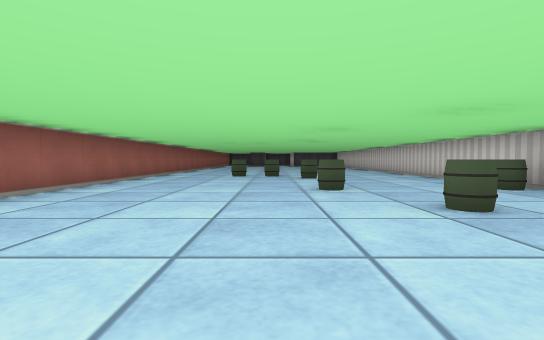
view 1 (above)

16 first-person views from a walk through a cub3D maze. The camera is about half as high as the walls, tilts 2° down and sees 85° across. The floor is counted in squares. Each view is taken from the middle of a square. On the plan, view 1 faces up. The plan holds only what a view shows up to about 9 squares ahead; the rest is blank. The place goes on beyond the plan.

view 2
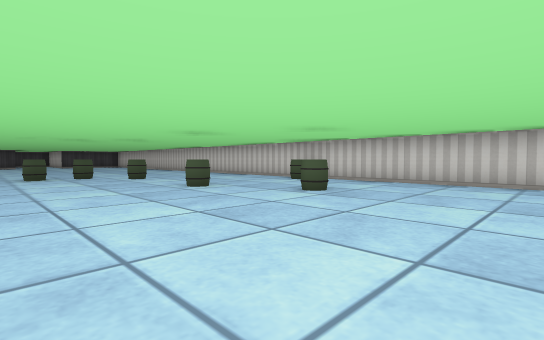

view 3
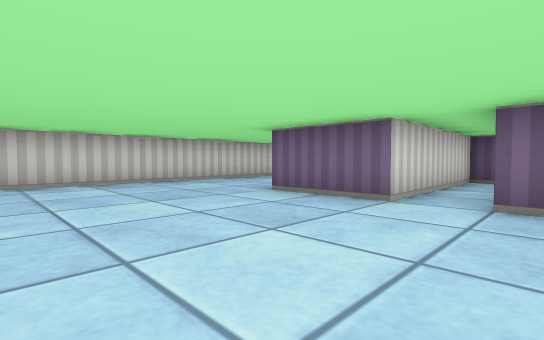

view 4
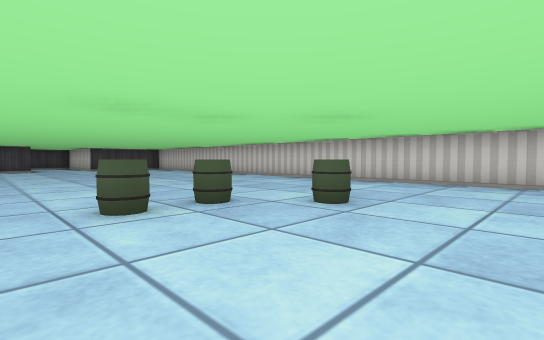

view 5
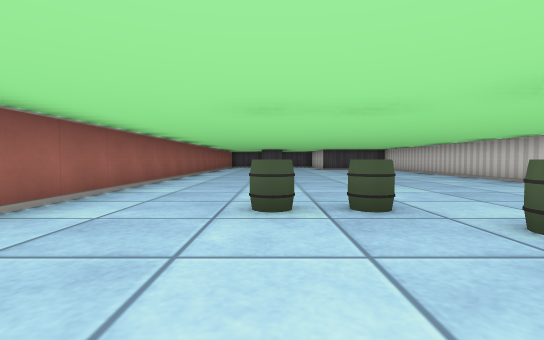

view 6
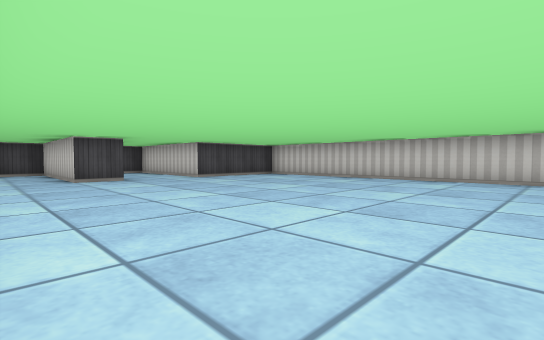

view 7
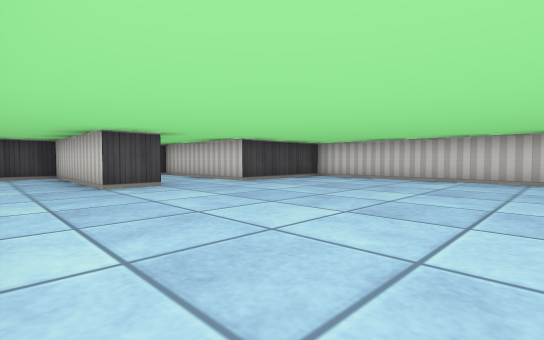

view 8
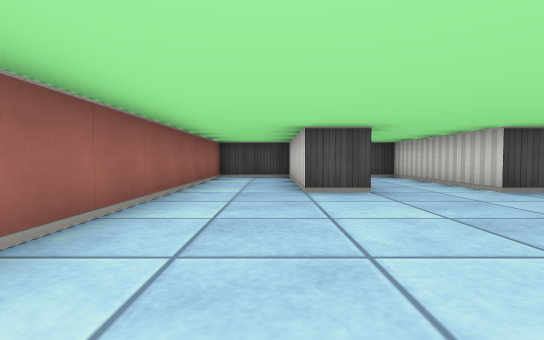

view 9
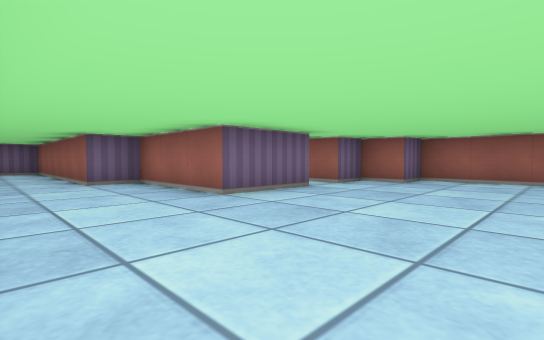

view 10
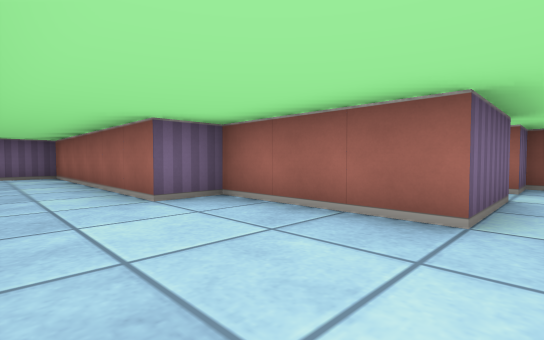

view 11
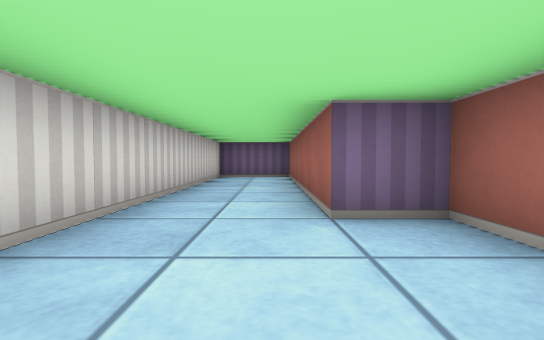

view 12
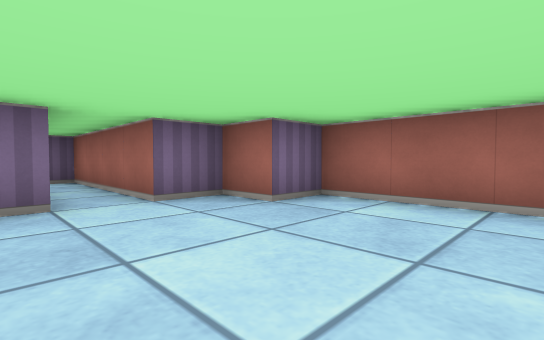

view 13
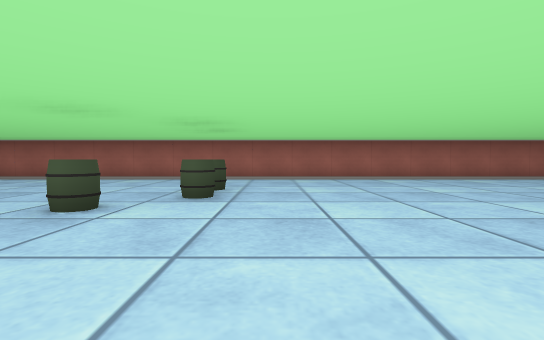

view 14
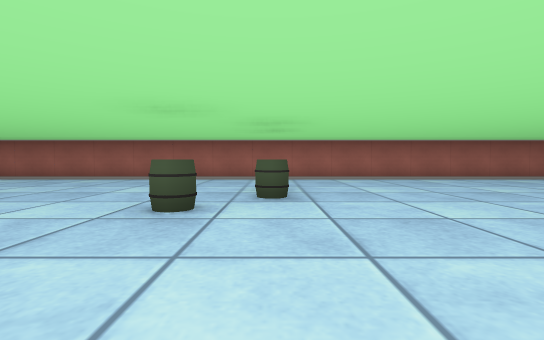

view 15
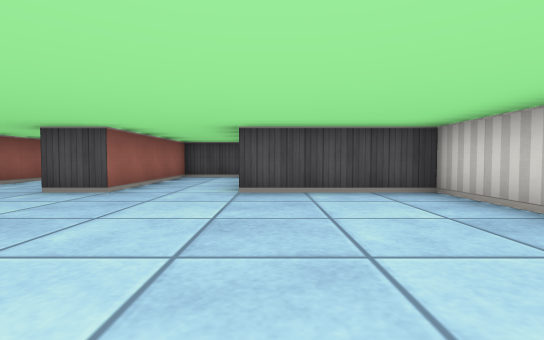

view 16
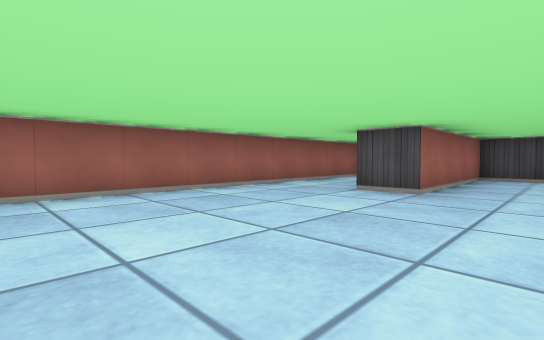

### Floor plan
Points are (right, up) in squares from view 1. A wall is a line through its corners. A room is listed if a view was taken in it or the views show most of it. See-through windows are left out.
Room 1 (views 1, 2, 3, 4, 5, 6, 7, 8, 9, 10, 11, 12, 13, 14, 15, 16)
walls: (-2.5, -0.5) (-2.5, -1.5) (-1.5, -1.5) (-1.5, -5.5) (-0.5, -5.5) (-0.5, -1.5) (1.5, -1.5) (1.5, -4.5) (2.5, -4.5) (2.5, -10.5) (4.5, -10.5) (4.5, 20.5) (1.5, 20.5) (1.5, 24.5) (-0.5, 24.5) (-0.5, 20.5) (-1.5, 20.5) (-1.5, 24.5) (-3.5, 24.5) (-3.5, -0.5) (-2.5, -0.5)
objects: barrel (-1, 9); barrel (0, 9); barrel (1, 5); barrel (1, 8); barrel (2, 3); barrel (4, 5)

Where each view was taken, in squares from view 1:
view 1: 0 up, 0 right, facing up
view 2: 0 up, 2 left, facing up-right
view 3: 2 up, 2 left, facing down-right
view 4: 6 up, 2 left, facing up-right
view 5: 6 up, 1 left, facing up
view 6: 13 up, 3 left, facing up-right
view 7: 15 up, 3 left, facing up-right
view 8: 16 up, 2 left, facing up
view 9: 2 up, 4 right, facing down-left
view 10: 1 down, 4 right, facing down-left
view 11: 2 down, 3 right, facing down
view 12: 2 up, 0 right, facing down-left
view 13: 10 up, 4 right, facing left
view 14: 9 up, 4 right, facing left
view 15: 16 up, 2 right, facing up
view 16: 16 up, 1 right, facing up-left
